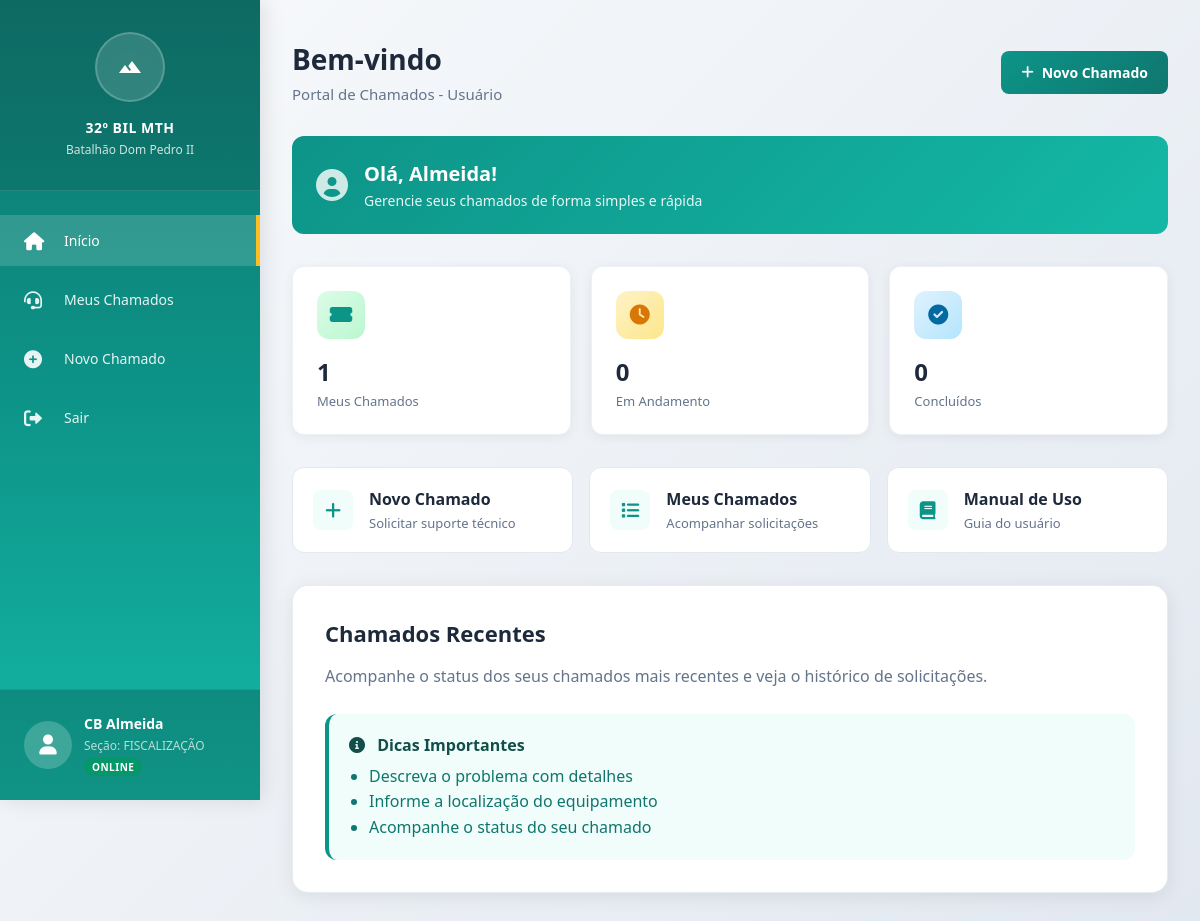
/ (signed in), run on the app's committed database.
### Calls/models.py (models this page shows)
class User(AbstractUser):
    nome_de_guerra = models.CharField(max_length=50, null=True, blank=True)
    setor = models.ForeignKey(Setor, on_delete=models.SET_NULL, related_name='usuarios', null=True, blank=True)
    posto_grad = models.ForeignKey(Posto_grad, on_delete=models.SET_NULL, related_name='usuarios', null=True, blank=True)

class Posto_grad(models.Model):
    nome = models.CharField(max_length=50)
    def __str__(self):
        return self.nome

class Setor(models.Model):
    nome = models.CharField(max_length=100)
    def __str__(self):
        return self.nome

### Calls/views.py (the view)
# urls.py: path('', views.index, name='index'),
@login_required
def index(request):
    atual_user = request.user
    """
    Render the index page of the Calls application.
    """
    if atual_user.is_superuser:
        return render(request, 'Calls/dashboard_admin.html', {
            "chamados": Chamado.objects.all(),
            "chamados_andamento": Chamado.objects.filter(status__status='Em andamento'),
            "chamados_resolvidos": Chamado.objects.filter(status__status='Resolvido'),
            "chamados_enviados": Chamado.objects.filter(status__status='Enviado'),
            "status_chamados": StatusChamado.objects.all(),
            "prioridade_chamados": PrioridadeChamado.objects.all(),
            "user": atual_user,})
    else:
        chamados = Chamado.objects.filter(usuario=atual_user)
        return render(request, 'Calls/dashboard_user.html', {
            "chamados": chamados,
            "chamados_andamento": Chamado.objects.filter(usuario=atual_user, status__status='Em andamento'),
            "chamados_resolvidos": Chamado.objects.filter(usuario=atual_user, status__status='Resolvido'),
            "user": atual_user,
        })

### Calls/templates/Calls/dashboard_user.html (shortened to what this page needs)
{% extends 'Calls/layout_user.html' %}
{% load static %}
{% block content %}
<div class="welcome-banner">
    <i class="fas fa-user-circle welcome-icon"></i>
    <div class="welcome-text">
        <h3>Olá, {{user.nome_de_guerra}}!</h3>
        <p>Gerencie seus chamados de forma simples e rápida</p>
    </div>
</div>
<div class="stats-grid">
    <div class="stat-card" onclick="location.href='{% url 'Calls:user_calls' %}'">
        <div class="stat-icon my-calls">
            <i class="fas fa-ticket-alt"></i>
        </div>
        <div class="stat-value">{{chamados|length}}</div>
        <div class="stat-label">Meus Chamados</div>
    </div>
    <div class="stat-card">
        <div class="stat-icon pending">
            <i class="fas fa-clock"></i>
        </div>
        <div class="stat-value">{{chamados_andamento|length}}</div>
        <div class="stat-label">Em Andamento</div>
    </div>
    <div class="stat-card">
        <div class="stat-icon completed">
            <i class="fas fa-check-circle"></i>
        </div>
        <div class="stat-value">{{chamados_resolvidos|length}}</div>
        <div class="stat-label">Concluídos</div>
    </div>
</div>
<div class="quick-actions">
    <a href="{% url 'Calls:new_call' %}" class="quick-action">
        <div class="quick-action-icon">
            <i class="fas fa-plus"></i>
        </div>
        <div class="quick-action-text">
            <h4>Novo Chamado</h4>
            <p>Solicitar suporte técnico</p>
        </div>
    </a>
    <a href="{% url 'Calls:user_calls' %}" class="quick-action">
        <div class="quick-action-icon">
            <i class="fas fa-list"></i>
        </div>
        <div class="quick-action-text">
            <h4>Meus Chamados</h4>
            <p>Acompanhar solicitações</p>
        </div>
    </a>
    <a href="#" class="quick-action">
        <div class="quick-action-icon">
            <i class="fas fa-book"></i>
        </div>
        <div class="quick-action-text">
            <h4>Manual de Uso</h4>
            <p>Guia do usuário</p>
        </div>
    </a>
</div>
<div class="content-card">
    <h2 style="color: #1e293b; margin-bottom: 16px; font-size: 22px; font-weight: 600;">
        Chamados Recentes
    </h2>
    <p style="color: #64748b; line-height: 1.6; margin-bottom: 24px;">
        Acompanhe o status dos seus chamados mais recentes e veja o histórico de solicitações.
    </p>
    <div style="background: #f0fdfa; padding: 20px; border-radius: 12px; border-left: 4px solid #0d9488;">
        <h3 style="color: #134e4a; margin-bottom: 8px; font-size: 16px;">
            <i class="fas fa-info-circle" style="margin-right: 8px;"></i>
            Dicas Importantes
        </h3>
        <ul style="color: #0f766e; margin: 0; padding-left: 20px; line-height: 1.6;">
            <li>Descreva o problema com detalhes</li>
            <li>Informe a localização do equipamento</li>
            <li>Acompanhe o status do seu chamado</li>
        </ul>
    </div>
</div>
{% endblock %}

### Calls/templates/Calls/layout_user.html (shortened to what this page needs)
{% load static %}
<!DOCTYPE html>
<html lang="pt-BR">
<head>
    <link href="https://cdnjs.cloudflare.com/ajax/libs/font-awesome/6.0.0/css/all.min.css" rel="stylesheet">
    <link rel="stylesheet" href="{% static 'styles.css' %}">
</head>
<body>
    <div class="container">
        <aside class="sidebar">
            <div class="sidebar-header">
                <div class="logo">
                    <i class="material-icons">terrain</i>
                </div>
                <h3 class="battalion-name">32º BIL Mth</h3>
                <p class="battalion-subtitle">Batalhão Dom Pedro II</p>
            </div>
            <nav>
                <ul class="nav-menu">
                    <li class="nav-item">
                        <a href="{% url 'Calls:index' %}" class="nav-link {% if request.resolver_match.url_name == 'index' %}active{% endif %}">
                            <i class="fas fa-home"></i>
                            <span class="nav-text">Início</span>
                        </a>
                    </li>
                    <li class="nav-item">
                        <a href="{% url 'Calls:user_calls' %}" class="nav-link">
                            <i class="fas fa-headset"></i>
                            <span class="nav-text">Meus Chamados</span>
                        </a>
                    </li>
                    <li class="nav-item">
                        <a href="{% url 'Calls:new_call' %}" class="nav-link">
                            <i class="fas fa-plus-circle"></i>
                            <span class="nav-text">Novo Chamado</span>
                        </a>
                    </li>
                    <li class="nav-item">
                        <a href="{% url 'Calls:logout' %}" class="nav-link">
                            <i class="fa-solid fa-right-from-bracket"></i>
                            <span class="nav-text">Sair</span>
                        </a>
                    </li>
                </ul>
            </nav>
            <div class="user-profile">
                <div class="user-info">
                    <div class="user-avatar">
                        <i class="fas fa-user"></i>
                    </div>
                    <div class="user-details">
                        <h4>{{user.posto_grad}} {{user.nome_de_guerra}}</h4>
                        <p>Seção: {{user.setor}}</p>
                        <span class="user-status">Online</span>
                    </div>
                </div>
            </div>
        </aside>
        <main class="main-content">
            <div class="page-header">
                <div>
                    <h1 class="page-title">{% block page_title %}Bem-vindo{% endblock %}</h1>
                    <p class="page-subtitle">{% block page_subtitle %}Portal de Chamados - Usuário{% endblock %}</p>
                </div>
                <div class="action-buttons">
                    <a href="#" class="btn btn-primary">
                        <i class="fas fa-plus"></i>
                        Novo Chamado
                    </a>
                </div>
            </div>
            {% block content %}
            {% endblock %}
        </main>
    </div>
</body>
</html>

### Calls/static/styles.css (style rules this page uses)
* { margin: 0; padding: 0; box-sizing: border-box; }
body { font-family: 'Segoe UI', Tahoma, Geneva, Verdana, sans-serif; background: linear-gradient(135deg, #f8fafc 0%, #e2e8f0 100%); min-height: 100vh; color: #334155; }
.container { display: flex; min-height: 100vh; }
.sidebar { width: 280px; background: linear-gradient(180deg, #1e3a8a 0%, #1e40af 50%, #2563eb 100%); position: fixed; height: 100vh; left: 0; top: 0; z-index: 1000; box-shadow: 4px 0 20px rgba(0, 0, 0, 0.1); overflow: hidden; transition: all 0.3s ease; }
.sidebar-header { padding: 32px 24px; text-align: center; border-bottom: 1px solid rgba(255, 255, 255, 0.1); background: rgba(0, 0, 0, 0.1); }
.logo { width: 80px; height: 80px; background: rgba(255, 255, 255, 0.15); border-radius: 50%; margin: 0 auto 16px; display: flex; align-items: center; justify-content: center; font-size: 32px; color: white; backdrop-filter: blur(10px); border: 2px solid rgba(255, 255, 255, 0.2); }
.battalion-name { color: white; font-size: 14px; font-weight: 600; text-transform: uppercase; letter-spacing: 0.5px; margin-bottom: 4px; }
.battalion-subtitle { color: rgba(255, 255, 255, 0.8); font-size: 12px; font-weight: 300; }
.nav-menu { padding: 24px 0; list-style: none; }
.nav-item { margin-bottom: 8px; }
.nav-link { display: flex; align-items: center; padding: 16px 24px; color: rgba(255, 255, 255, 0.9); text-decoration: none; transition: all 0.3s ease; position: relative; }
.nav-link.active { background: rgba(255, 255, 255, 0.15); color: white; border-right: 4px solid #fbbf24; }
.nav-link i { width: 24px; font-size: 18px; margin-right: 16px; }
.nav-text { font-size: 14px; font-weight: 500; }
.user-profile { position: absolute; bottom: 0; left: 0; right: 0; padding: 24px; background: rgba(0, 0, 0, 0.2); border-top: 1px solid rgba(255, 255, 255, 0.1); }
.user-info { display: flex; align-items: center; color: white; }
.user-avatar { width: 48px; height: 48px; border-radius: 50%; background: rgba(255, 255, 255, 0.2); display: flex; align-items: center; justify-content: center; margin-right: 12px; font-size: 20px; }
.user-details h4 { font-size: 14px; margin-bottom: 4px; }
.user-details p { font-size: 12px; color: rgba(255, 255, 255, 0.7); }
.main-content { flex: 1; margin-left: 280px; padding: 48px 40px; background: transparent; }
.page-header { margin-bottom: 40px; display: flex; justify-content: space-between; align-items: center; }
.page-title { font-size: 32px; font-weight: 700; color: #1e293b; margin-bottom: 8px; }
.page-subtitle { color: #64748b; font-size: 16px; font-weight: 400; }
.action-buttons { display: flex; gap: 12px; }
.btn { padding: 12px 24px; border: none; border-radius: 8px; font-size: 14px; font-weight: 600; cursor: pointer; transition: all 0.3s ease; text-decoration: none; display: inline-flex; align-items: center; gap: 8px; }
.btn-primary { background: linear-gradient(135deg, #2563eb 0%, #1d4ed8 100%); color: white; }
.content-card { background: white; border-radius: 16px; padding: 32px; box-shadow: 0 4px 20px rgba(0, 0, 0, 0.08); border: 1px solid rgba(226, 232, 240, 0.8); margin-bottom: 32px; }
.stats-grid { display: grid; grid-template-columns: repeat(auto-fit, minmax(250px, 1fr)); gap: 24px; margin-bottom: 40px; }
.stat-card { background: white; padding: 28px; border-radius: 12px; box-shadow: 0 2px 12px rgba(0, 0, 0, 0.06); border: 1px solid rgba(226, 232, 240, 0.6); transition: all 0.3s ease; }
.stat-icon { width: 56px; height: 56px; border-radius: 12px; display: flex; align-items: center; justify-content: center; font-size: 24px; margin-bottom: 16px; }
.stat-icon.pending { background: linear-gradient(135deg, #fef3c7 0%, #fde68a 100%); color: #d97706; }
.stat-value { font-size: 28px; font-weight: 700; color: #1e293b; margin-bottom: 4px; }
.stat-label { color: #64748b; font-size: 14px; font-weight: 500; }
.content-card { animation: fadeInUp 0.6s ease; }
.stat-card { animation: fadeInUp 0.6s ease; }
.stat-card:nth-child(2) { animation-delay: 0.1s; }
.stat-card:nth-child(3) { animation-delay: 0.2s; }

### data on the page
User: posto_grad "CB", nome_de_guerra "Almeida", setor "FISCALIZAÇÃO"

### other printed values
{{ chamados|length }} "1"
{{ chamados_andamento|length }} "0"
{{ chamados_resolvidos|length }} "0"
